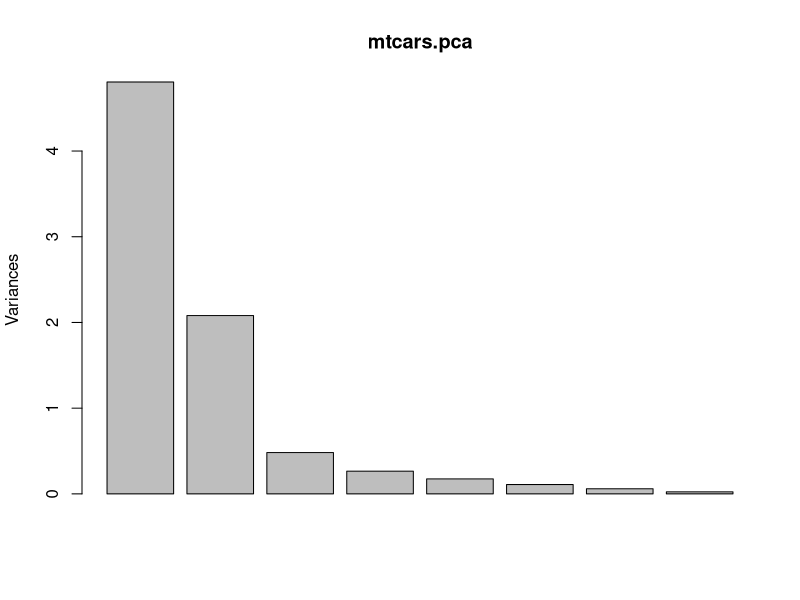
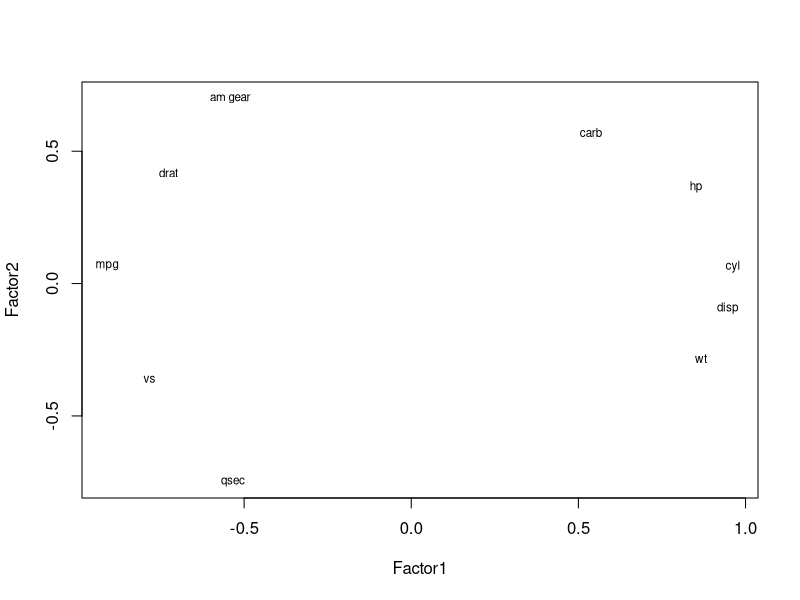
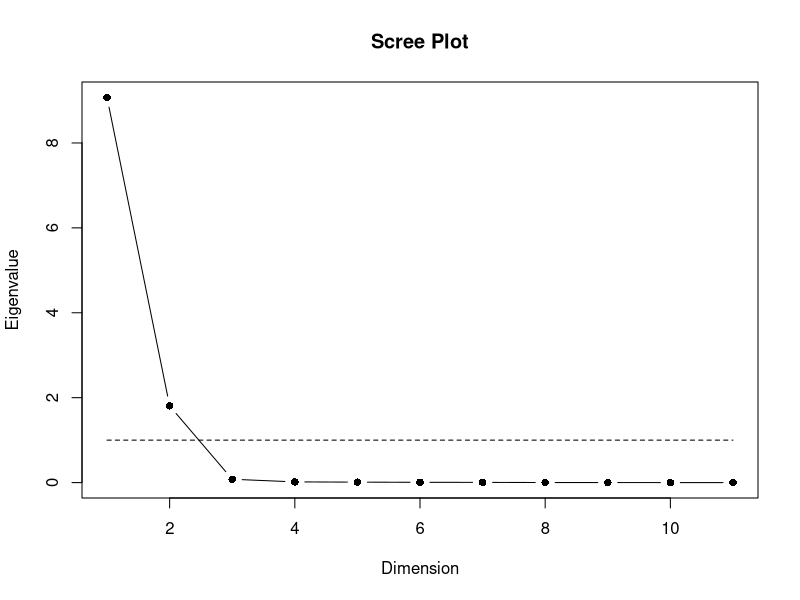
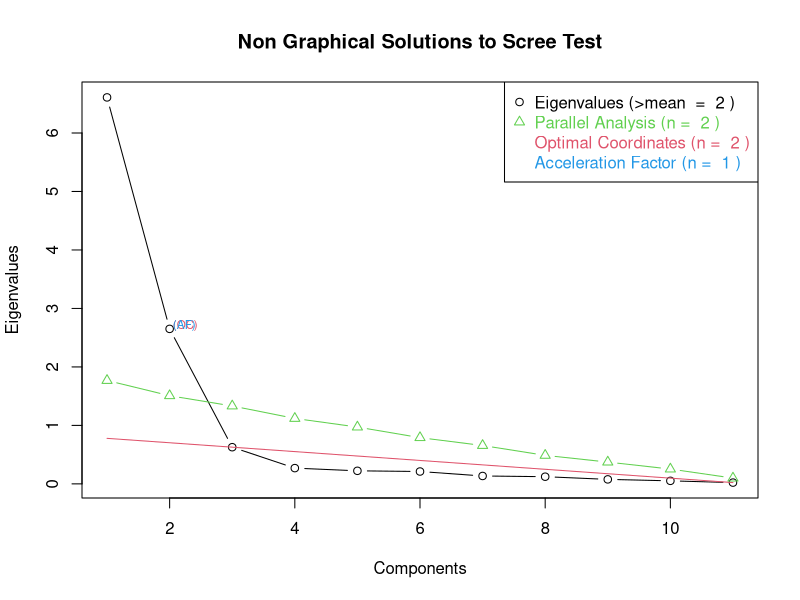

Recreate these plots in R, in order.

mtcars[1:20,]
#######PCA works with numerical variables
str(mtcars)
help(mtcars)
mtcars.pca <- prcomp(mtcars[,c(2:7,10,11)], center = TRUE,scale. = TRUE)
summary(mtcars.pca)
#######Look at the object
str(mtcars.pca)
plot(mtcars.pca)
####Add principal components
train.data <- data.frame(mtcars$mpg, mtcars.pca$x)
train.data <- train.data[,1:3]
###########
train.data[1:2,]
mtcars[1:2,]
model1<-lm(mpg~.,data=mtcars)
summary(model1)
colnames(train.data)[1]<-"mpg"
model2<-lm(mpg~.,data=train.data)
summary(model2)
summary(model1)

##########Same data apply factor analsysi
n.factors <- 2   

fit <- factanal(mtcars, 
                n.factors,                # number of factors to extract
                scores=c("regression"),
                rotation="none")

print(fit, digits=2, cutoff=.3, sort=TRUE)
load <- fit$loadings[,1:2] 
plot(load,type="n") # set up plot 
text(load,labels=names(mtcars),cex=.7) # add variable names
#########Another method
fit <- factanal(mtcars, 
                n.factors,              # number of factors to extract
                rotation="varimax")     # 'varimax' is an ortho rotation

load <- fit$loadings[,1:2] 
load
library(psy)
scree.plot(fit$correlation)
library(nFactors)
ev <- eigen(cor(mtcars)) # get eigenvalues
ap <- parallel(subject=nrow(mtcars),var=ncol(mtcars), rep=100, cent=.05)
nS <- nScree(x=ev$values, aparallel=ap$eigen$qevpea)
plotnScree(nS)
####################################
